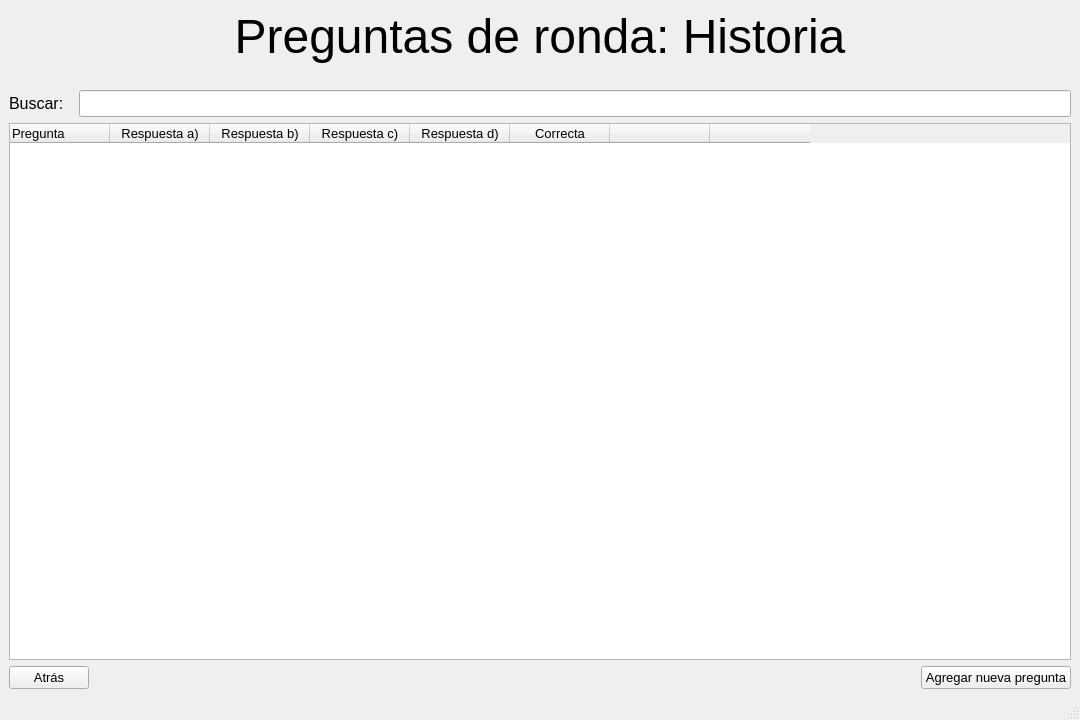
<?xml version="1.0" encoding="UTF-8"?>
<ui version="4.0">
 <class>MainWindow</class>
 <widget class="QMainWindow" name="MainWindow">
  <property name="geometry">
   <rect>
    <x>0</x>
    <y>0</y>
    <width>1080</width>
    <height>720</height>
   </rect>
  </property>
  <property name="windowTitle">
   <string>MainWindow</string>
  </property>
  <widget class="QWidget" name="centralwidget">
   <layout class="QVBoxLayout" name="verticalLayout">
    <item>
     <layout class="QVBoxLayout" name="verticalLayout_3">
      <item>
       <widget class="QLabel" name="label">
        <property name="font">
         <font>
          <pointsize>9</pointsize>
         </font>
        </property>
        <property name="text">
         <string>&lt;html&gt;&lt;head/&gt;&lt;body&gt;&lt;p align=&quot;center&quot;&gt;&lt;span style=&quot; font-size:36pt;&quot;&gt;Preguntas de ronda: Historia&lt;/span&gt;&lt;/p&gt;&lt;/body&gt;&lt;/html&gt;</string>
        </property>
       </widget>
      </item>
     </layout>
    </item>
    <item>
     <spacer name="horizontalSpacer_2">
      <property name="orientation">
       <enum>Qt::Orientation::Horizontal</enum>
      </property>
      <property name="sizeHint" stdset="0">
       <size>
        <width>40</width>
        <height>20</height>
       </size>
      </property>
     </spacer>
    </item>
    <item>
     <layout class="QHBoxLayout" name="horizontalLayout_2">
      <item>
       <widget class="QLabel" name="label_2">
        <property name="font">
         <font>
          <pointsize>12</pointsize>
         </font>
        </property>
        <property name="text">
         <string>Buscar:  </string>
        </property>
       </widget>
      </item>
      <item>
       <widget class="QLineEdit" name="lineEdit">
        <property name="font">
         <font>
          <pointsize>12</pointsize>
         </font>
        </property>
       </widget>
      </item>
     </layout>
    </item>
    <item>
     <widget class="QTableWidget" name="tableWidget">
      <property name="font">
       <font>
        <pointsize>10</pointsize>
       </font>
      </property>
      <column>
       <property name="text">
        <string>Pregunta                                                                                                              </string>
       </property>
       <property name="textAlignment">
        <set>AlignLeading|AlignVCenter</set>
       </property>
      </column>
      <column>
       <property name="text">
        <string>Respuesta a)</string>
       </property>
      </column>
      <column>
       <property name="text">
        <string>Respuesta b)</string>
       </property>
      </column>
      <column>
       <property name="text">
        <string>Respuesta c)</string>
       </property>
      </column>
      <column>
       <property name="text">
        <string>Respuesta d)</string>
       </property>
      </column>
      <column>
       <property name="text">
        <string>Correcta</string>
       </property>
      </column>
      <column>
       <property name="text">
        <string/>
       </property>
      </column>
      <column>
       <property name="text">
        <string/>
       </property>
      </column>
     </widget>
    </item>
    <item>
     <layout class="QHBoxLayout" name="horizontalLayout_3">
      <item>
       <widget class="QPushButton" name="pushButton_2">
        <property name="font">
         <font>
          <pointsize>10</pointsize>
         </font>
        </property>
        <property name="text">
         <string>Atrás</string>
        </property>
       </widget>
      </item>
      <item>
       <spacer name="horizontalSpacer">
        <property name="orientation">
         <enum>Qt::Orientation::Horizontal</enum>
        </property>
        <property name="sizeHint" stdset="0">
         <size>
          <width>40</width>
          <height>20</height>
         </size>
        </property>
       </spacer>
      </item>
      <item>
       <layout class="QHBoxLayout" name="horizontalLayout">
        <item>
         <widget class="QPushButton" name="pushButton_12">
          <property name="font">
           <font>
            <pointsize>10</pointsize>
           </font>
          </property>
          <property name="text">
           <string>Agregar nueva pregunta</string>
          </property>
         </widget>
        </item>
       </layout>
      </item>
     </layout>
    </item>
   </layout>
  </widget>
  <widget class="QStatusBar" name="statusbar"/>
 </widget>
 <resources/>
 <connections/>
</ui>
